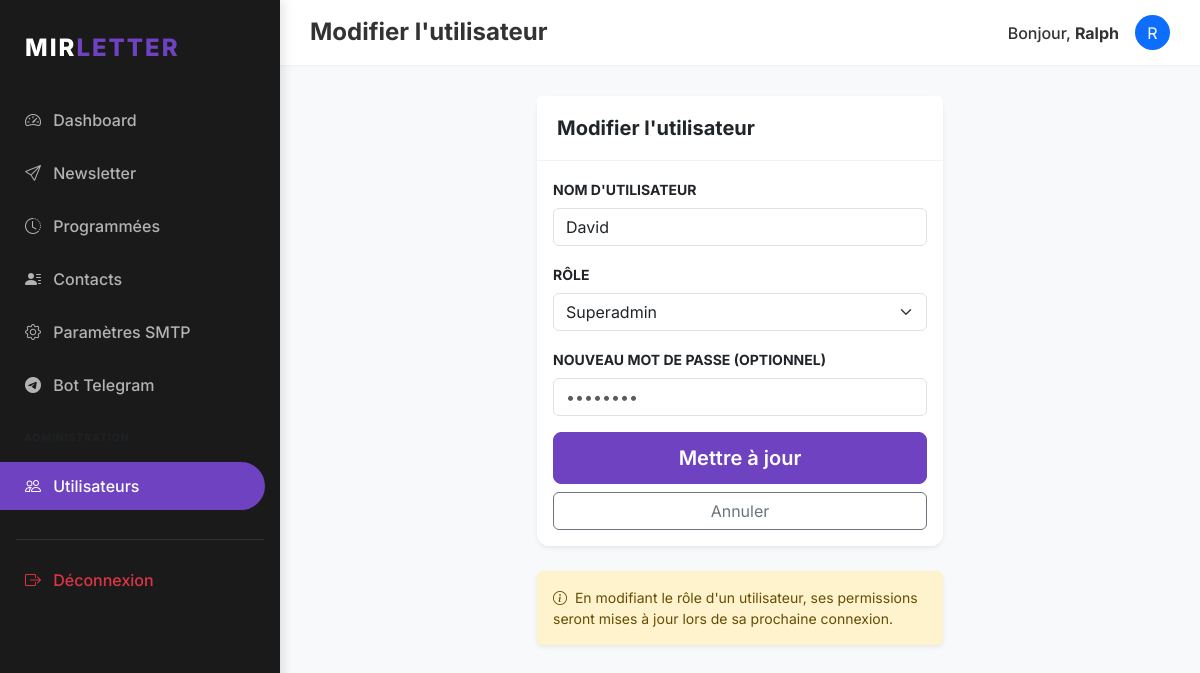
The page /admin/user/edit/3 (signed in) on the database its author committed.
### models/user.py (models this page shows, shortened)
class User(db.Model, UserMixin):
    __tablename__ = 'users'
    id = db.Column(db.Integer, primary_key=True)
    username = db.Column(db.String(64), unique=True, nullable=False, index=True)
    password_hash = db.Column(db.String(128), nullable=False)
    role = db.Column(db.String(20), default='user') # 'superadmin' or 'user'
    smtp_configs = db.relationship('SMTPConfig', backref='user', lazy='dynamic', cascade='all, delete-orphan')
    contacts = db.relationship('Contact', backref='owner', lazy='dynamic', cascade='all, delete-orphan')
    groups = db.relationship('Group', backref='owner', lazy='dynamic', cascade='all, delete-orphan')
    sent_emails = db.relationship('SentEmail', backref='user', lazy='dynamic', cascade='all, delete-orphan')
    telegram_links = db.relationship('TelegramLink', backref='user', lazy='dynamic', cascade='all, delete-orphan')
    telegram_link_codes = db.relationship('TelegramLinkCode', backref='user', lazy='dynamic', cascade='all, delete-orphan')
    scheduled_newsletters = db.relationship('ScheduledNewsletter', backref='user', lazy='dynamic', cascade='all, delete-orphan')

### routes/admin.py (the view)
@admin.route('/user/edit/<int:id>', methods=['GET', 'POST'])
@login_required
@admin_required
def edit_user(id):
    user = User.query.get_or_404(id)
    form = EditUserForm()
    if form.validate_on_submit():
        user.username = form.username.data
        user.role = form.role.data
        if form.password.data:
            user.set_password(form.password.data)
        db.session.commit()
        flash('Utilisateur mis à jour avec succès.', 'success')
        return redirect(url_for('admin.list_users'))
    elif request.method == 'GET':
        form.username.data = user.username
        form.role.data = user.role
    return render_template('admin/user_form.html', form=form, title='Modifier l\'utilisateur', user=user)

### routes/admin.py
class EditUserForm(FlaskForm):
    username = StringField('Nom d\'utilisateur', validators=[DataRequired()])
    role = SelectField('Rôle', choices=[('user', 'Utilisateur'), ('superadmin', 'Superadmin')])
    password = PasswordField('Nouveau mot de passe (laisser vide pour ne pas changer)')
    submit = SubmitField('Mettre à jour')

### models/user.py (called while the page is built)
@login_manager.user_loader
def load_user(user_id):
    return User.query.get(int(user_id))

### templates/admin/user_form.html (shortened to what this page needs)
{% extends "base.html" %}
{% block content %}
<div class="row">
    <div class="col-md-6 mx-auto">
        <div class="card border-0 shadow-sm">
            <div class="card-header bg-white">
                <h5 class="m-0 fw-bold">{{ title }}</h5>
            </div>
            <div class="card-body">
                <form method="POST">
                    <div class="mb-3">
                        <label class="form-label fw-bold small text-uppercase">Nom d'utilisateur</label>
                        {{ form.username(class="form-control") }}
                    </div>
                    <div class="mb-3">
                        <label class="form-label fw-bold small text-uppercase">Rôle</label>
                        {{ form.role(class="form-select") }}
                    </div>
                    <div class="mb-3">
                        <label class="form-label fw-bold small text-uppercase">
                            {% if 'Modifier' in title %}Nouveau mot de passe (optionnel){% else %}Mot de passe{% endif %}
                        </label>
                        {{ form.password(class="form-control", placeholder="••••••••") }}
                    </div>
                    <div class="d-grid gap-2">
                        {{ form.submit(class="btn btn-primary btn-lg") }}
                        <a href="{{ url_for('admin.list_users') }}" class="btn btn-outline-secondary">Annuler</a>
                    </div>
                </form>
            </div>
        </div>
        {% if 'Modifier' in title and user %}
        <div class="alert alert-warning mt-4 border-0 shadow-sm small">
            <i class="bi bi-info-circle me-1"></i>
            En modifiant le rôle d'un utilisateur, ses permissions seront mises à jour lors de sa prochaine connexion.
        </div>
        {% endif %}
    </div>
</div>
{% endblock %}

### templates/base.html (shortened to what this page needs)
<!DOCTYPE html>
<html lang="fr">
<head>
    {{ bootstrap.load_css() }}
    <link rel="stylesheet" href="{{ url_for('static', filename='css/style.css') }}">
    <link rel="stylesheet" href="https://cdn.jsdelivr.net/npm/bootstrap-icons@1.11.1/font/bootstrap-icons.css">
</head>
<body>
    {% if current_user.is_authenticated %}
    <div class="sidebar">
        <div class="sidebar-brand">
            MIR<span>LETTER</span>
        </div>
        <nav class="nav flex-column">
            <a class="nav-link {{ 'active' if request.endpoint == 'main.dashboard' }}" href="{{ url_for('main.dashboard') }}">
                <i class="bi bi-speedometer2 me-2"></i> Dashboard
            </a>
            <a class="nav-link {{ 'active' if request.endpoint in ('newsletter.compose', 'newsletter.history') }}" href="{{ url_for('newsletter.compose') }}">
                <i class="bi bi-send me-2"></i> Newsletter
            </a>
            <a class="nav-link {{ 'active' if request.endpoint in ('newsletter.scheduled',) }}" href="{{ url_for('newsletter.scheduled') }}">
                <i class="bi bi-clock-history me-2"></i> Programmées
            </a>
            <a class="nav-link {{ 'active' if 'contacts' in request.endpoint }}" href="{{ url_for('contacts.list_contacts') }}">
                <i class="bi bi-person-lines-fill me-2"></i> Contacts
            </a>
            <a class="nav-link {{ 'active' if 'settings' in request.endpoint and 'telegram' not in request.endpoint }}" href="{{ url_for('settings.list_smtp') }}">
                <i class="bi bi-gear me-2"></i> Paramètres SMTP
            </a>
            <a class="nav-link {{ 'active' if 'telegram' in request.endpoint }}" href="{{ url_for('settings.telegram') }}">
                <i class="bi bi-telegram me-2"></i> Bot Telegram
            </a>
            {% if current_user.role == 'superadmin' %}
            <div class="px-4 py-3 text-uppercase small fw-bold text-muted" style="font-size: 0.65rem; letter-spacing: 1px;">Administration</div>
            <a class="nav-link {{ 'active' if 'admin' in request.endpoint }}" href="{{ url_for('admin.list_users') }}">
                <i class="bi bi-people me-2"></i> Utilisateurs
            </a>
            {% endif %}
            <hr class="mx-3 border-secondary opacity-25 mt-4">
            <a class="nav-link text-danger" href="{{ url_for('auth.logout') }}">
                <i class="bi bi-box-arrow-right me-2"></i> Déconnexion
            </a>
        </nav>
    </div>
    <nav class="top-navbar d-flex justify-content-between align-items-center">
        <h4 class="m-0 fw-bold">{{ title }}</h4>
        <div class="user-info d-flex align-items-center">
            <span class="me-3 fw-medium">Bonjour, <strong>{{ current_user.username }}</strong></span>
            <div class="bg-primary rounded-circle d-flex align-items-center justify-content-center text-white" style="width: 35px; height: 35px;">
                {{ current_user.username[0].upper() }}
            </div>
        </div>
    </nav>
    {% endif %}
    <div class="{% if current_user.is_authenticated %}main-content{% endif %}">
        <div class="container-fluid">
            {% block content %}{% endblock %}
        </div>
    </div>
</body>
</html>

### static/css/style.css (style rules this page uses)
:root { --primary-color: #6f42c1; --secondary-color: #8a2be2; --dark-bg: #1a1a1a; --darker-bg: #121212; --light-text: #ffffff; --gray-text: #b3b3b3; --sidebar-width: 280px; }
body { font-family: 'Inter', -apple-system, BlinkMacSystemFont, "Segoe UI", Roboto, sans-serif; background-color: #f8f9fa; color: #333; }
.sidebar { position: fixed; top: 0; bottom: 0; left: 0; z-index: 100; width: var(--sidebar-width); padding: 20px 0; background-color: var(--dark-bg); color: var(--light-text); box-shadow: 4px 0 10px rgba(0,0,0,0.1); }
.sidebar .nav-link { color: var(--gray-text); padding: 12px 25px; font-weight: 500; border-radius: 0 50px 50px 0; margin-right: 15px; margin-bottom: 5px; transition: all 0.3s; }
.sidebar .nav-link.active { color: var(--light-text); background-color: var(--primary-color); }
.sidebar-brand { padding: 10px 25px 30px; font-size: 1.5rem; font-weight: 800; letter-spacing: 2px; color: var(--light-text); text-transform: uppercase; }
.sidebar-brand span { color: var(--primary-color); }
.main-content { margin-left: var(--sidebar-width); padding: 30px; }
.card { border: none; border-radius: 12px; box-shadow: 0 5px 15px rgba(0,0,0,0.05); margin-bottom: 25px; }
.card-header { background-color: transparent; border-bottom: 1px solid rgba(0,0,0,0.05); padding: 20px; font-weight: 700; }
.btn-primary { background-color: var(--primary-color); border-color: var(--primary-color); padding: 10px 25px; border-radius: 8px; font-weight: 600; }
.top-navbar { margin-left: var(--sidebar-width); background-color: white; padding: 15px 30px; border-bottom: 1px solid rgba(0,0,0,0.05); }

### rows shown on the page
User: username "Ralph", username "R"
User: username "David", role "Superadmin"

### other values the page prints
{{ title }} "Modifier l'utilisateur"
